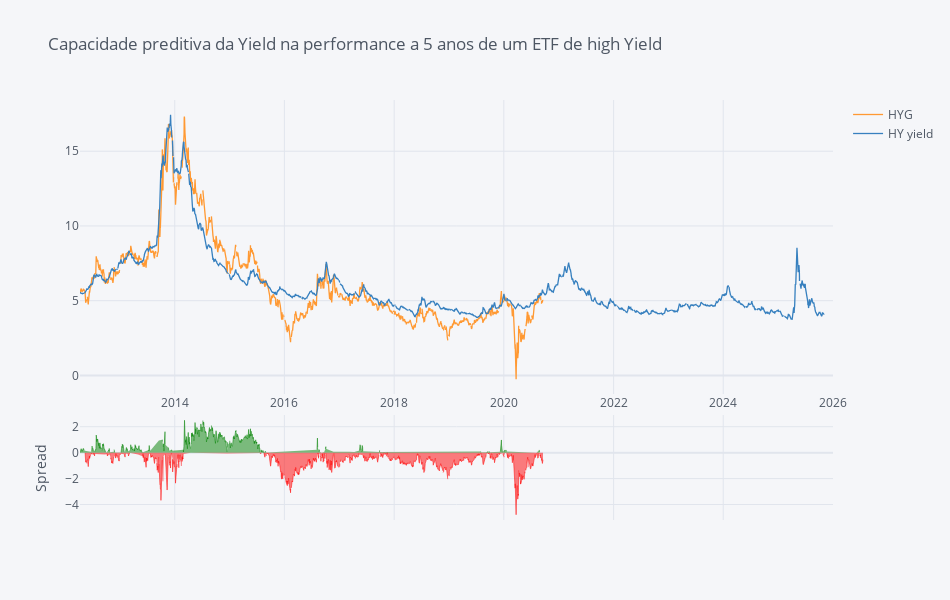

The notebook cell this image was saved under:
### Code cell
data.loc['2012-04-10':].iplot(dimensions=(950, 600), kind='spread',
                              title ='Capacidade preditiva da Yield na performance a 5 anos de um ETF de high Yield')

### Figure 1 — Plotly figure (JSON) as saved in the notebook; plotly's stock layout.template omitted (floating-point values rounded to 4 significant figures; data arrays with more than 128 entries replaced by an {"elided": "..."} marker saying what was removed)
{"data": [{"line": {"color": "rgba(255, 153, 51, 1.0)", "dash": "solid", "shape": "linear", "width": 1.3}, "mode": "lines", "name": "HYG", "text": "", "type": "scatter", "x": {"elided": "3583 str values"}, "y": {"elided": "3583 mixed values"}}, {"line": {"color": "rgba(55, 128, 191, 1.0)", "dash": "solid", "shape": "linear", "width": 1.3}, "mode": "lines", "name": "HY yield", "text": "", "type": "scatter", "x": {"elided": "3583 str values"}, "y": {"elided": "3583 mixed values"}}, {"connectgaps": false, "fill": "tozeroy", "line": {"color": "green", "dash": "solid", "shape": "linear", "width": 0.5}, "mode": "lines", "name": "Spread", "showlegend": false, "type": "scatter", "x": {"elided": "3583 str values"}, "xaxis": "x2", "y": {"elided": "3583 mixed values"}, "yaxis": "y2"}, {"connectgaps": false, "fill": "tozeroy", "line": {"color": "red", "dash": "solid", "shape": "linear", "width": 0.5}, "mode": "lines", "name": "Spread", "showlegend": false, "type": "scatter", "x": {"elided": "3583 str values"}, "xaxis": "x2", "y": {"elided": "3583 mixed values"}, "yaxis": "y2"}], "layout": {"height": 600, "hovermode": "x", "legend": {"bgcolor": "#F5F6F9", "font": {"color": "#4D5663"}}, "paper_bgcolor": "#F5F6F9", "plot_bgcolor": "#F5F6F9", "title": {"font": {"color": "#4D5663"}, "text": "Capacidade preditiva da Yield na performance a 5 anos de um ETF de high Yield"}, "width": 950, "xaxis": {"autorange": true, "gridcolor": "#E1E5ED", "range": ["2012-04-10", "2026-01-01"], "showgrid": true, "tickfont": {"color": "#4D5663"}, "title": {"font": {"color": "#4D5663"}, "text": ""}, "type": "date", "zerolinecolor": "#E1E5ED"}, "xaxis2": {"anchor": "y2", "autorange": true, "gridcolor": "#E1E5ED", "range": ["2012-04-10", "2026-01-01"], "showgrid": true, "showticklabels": false, "tickfont": {"color": "#4D5663"}, "title": {"font": {"color": "#4D5663"}, "text": ""}, "type": "date", "zerolinecolor": "#E1E5ED"}, "yaxis": {"autorange": true, "domain": [0.3, 1], "gridcolor": "#E1E5ED", "range": [-1.245, 18.43], "showgrid": true, "tickfont": {"color": "#4D5663"}, "title": {"font": {"color": "#4D5663"}, "text": ""}, "type": "linear", "zerolinecolor": "#E1E5ED"}, "yaxis2": {"autorange": true, "domain": [0, 0.25], "gridcolor": "#E1E5ED", "range": [-5.196, 2.907], "showgrid": true, "tickfont": {"color": "#4D5663"}, "title": {"font": {"color": "#4D5663"}, "text": "Spread"}, "type": "linear", "zerolinecolor": "#E1E5ED"}}}
